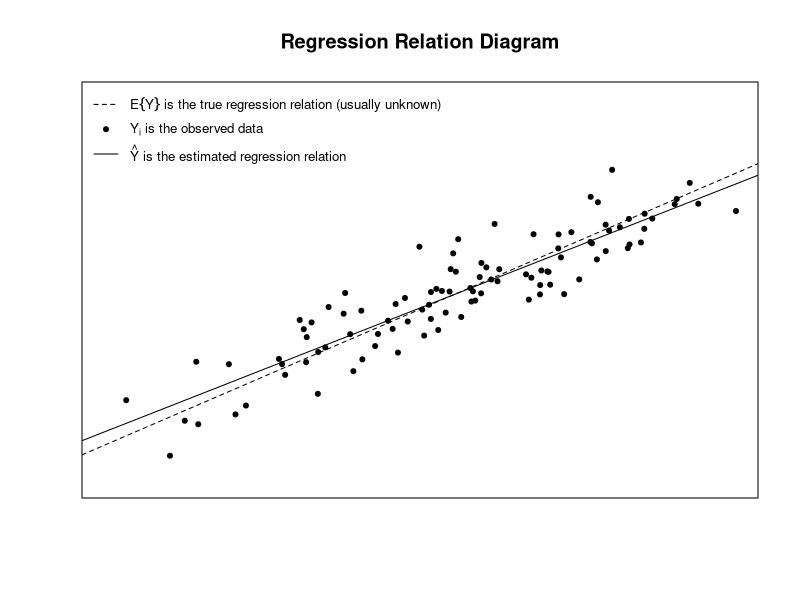
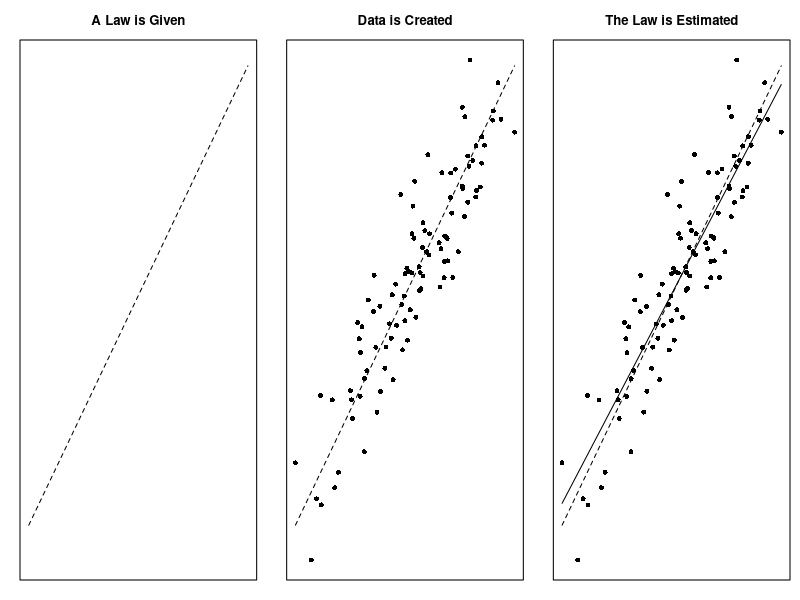

Here is the R script that generated these plots, in order:
## ---- chunk 1
set.seed(6)
beta0 <- 5
beta1 <- 0.8
N <- 100
epsilon <- rnorm(N,sd=0.5)
x <- rbeta(N,5,5)*10 
y <- beta0 + beta1*x + epsilon
plot(x,y, pch=20, xlab="", ylab="", main="Regression Relation Diagram", xaxt='n', yaxt='n', xlim=c(1,8), ylim=c(5,13))
tmp <- legend("topleft", lty=c(2,0,1), legend=c(expression(paste(E, group("{",Y,"}"), " is the true regression relation (usually unknown)")), expression(paste(Y[i], " is the observed data")), expression(paste(hat(Y), " is the estimated regression relation"))), bty='n', cex=0.8, y.intersp=1.3)
points(.5*tmp$text$x[1]+.5*tmp$rect$left[1], tmp$text$y[2], pch=20)
abline(beta0,beta1, lty=2)
xylm <- lm(y ~ x)
abline(xylm)
## ---- chunk 2
par(mfrow=c(1,3), mai=c(.2,.2,.4,.1))
plot(y ~ x, col="white",  main="A Law is Given", yaxt='n', xaxt='n')
curve(beta0 + beta1*x, add=TRUE, lty=2)
plot(y ~ x, pch=16, main="Data is Created", xaxt='n', yaxt='n')
curve(beta0 + beta1*x, add=TRUE, lty=2)
plot(y ~ x, pch=16, xaxt='n', yaxt='n', main="The Law is Estimated")
curve(xylm$coef[1] + xylm$coef[2]*x, add=TRUE, yaxt='n', xaxt='n')
curve(beta0 + beta1*x, add=TRUE, lty=2)
